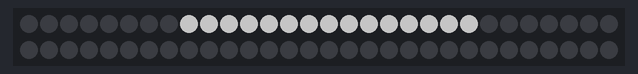
The sketch below on a simulated Arduino Uno, built with avr-gcc and run on an emulated ATmega328P. Parts: 60 RGB LEDs in strip order, left to right, continuing on the next row. Dim RGB values are drawn brighter than linear; what the sketch prints to the serial monitor is not drawn.

Above: at 0.46 s.
At 0.95 s:
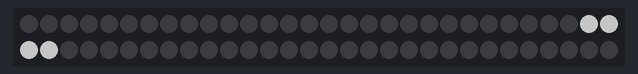

The sketch:

ledstrip.ino
```cpp
#include <SPI.h>
#include <Adafruit_NeoPixel.h>

int delayval = 20; // delay for half a second

int CS = 10;

// How many NeoPixels are attached to the Arduino?
#define NUMPIXELS      60
#define DISPLYAYTYPE 1 // 1 is two 2 is band

int delta = 0;
int leftOrRight = 2; // eft is 1
int intensity = 100;

int ledmin;
int ledmax;
int val;
int prevx = 0, prevy = 0, prevz = 0;

char POWER_CTL = 0x2D;	//Power Control Register
char DATA_FORMAT = 0x31;
char DATAX0 = 0x32;	//X-Axis Data 0
char DATAX1 = 0x33;	//X-Axis Data 1
char DATAY0 = 0x34;	//Y-Axis Data 0
char DATAY1 = 0x35;	//Y-Axis Data 1
char DATAZ0 = 0x36;	//Z-Axis Data 0
char DATAZ1 = 0x37;	//Z-Axis Data 1

//This buffer will hold values read from the ADXL345 registers.
char values[10];
//These variables will be used to hold the x,y and z axis accelerometer values.
int x, y, z;

Adafruit_NeoPixel strip = Adafruit_NeoPixel(60, 9, NEO_GRB + NEO_KHZ800);

void setup() {

  SPI.begin();
  //Configure the SPI connection for the ADXL345.
  SPI.setDataMode(SPI_MODE3);
  //Create a serial connection to display the data on the terminal.
  Serial.begin(9600);

  strip.begin();
  strip.show(); //Init pixels to off

  //Set up the Chip Select pin to be an output from the Arduino.
  pinMode(CS, OUTPUT);
  //Before communication starts, the Chip Select pin needs to be set high.
  digitalWrite(CS, HIGH);

  //Put the ADXL345 into +/- 4G range by writing the value 0x01 to the DATA_FORMAT register.
  writeRegister(DATA_FORMAT, 0x01);
  //Put the ADXL345 into Measurement Mode by writing 0x08 to the POWER_CTL register.
  writeRegister(POWER_CTL, 0x08);  //Measurement mode

}

void loop() {

  readRegister(DATAX0, 6, values);

  //The ADXL345 gives 10-bit acceleration values, but they are stored as bytes (8-bits). To get the full value, two bytes must be combined for each axis.
  //The X value is stored in values[0] and values[1].
  x = (((int)values[1] << 8) | (int)values[0]);
  //The Y value is stored in values[2] and values[3].
  y = (((int)values[3] << 8) | (int)values[2]);
  //The Z value is stored in values[4] and values[5].
  z = (((int)values[5] << 8) | (int)values[4]);


  x = map(x, -300, 500, 0, 255);
  y = map(y, -300, 500, 0, 255);
  z = map(z, -300, 500, 0, 255);
  x = constrain(x, 0, 255);
  y = constrain(y, 0, 255);
  z = constrain(z, 0, 255);
  delta = (abs(prevx - x) + abs(prevy - y) + abs(prevz - z));

  Serial.print("Delta");
  Serial.print(delta);
  Serial.println("");
  if (delta < 15) { // User hasn't moved
    // clearEverything();
  } else {


    Serial.print(x, DEC);
    Serial.print(',');
    Serial.print(y, DEC);
    Serial.print(',');
    Serial.println(z, DEC);
    if (x < 100) {
      leftOrRight = 1;
    } else {
      leftOrRight = 0;
    }
    delay(10);
    if (leftOrRight == 1) {
      ledmin = 9;
      ledmax = 32;
      val = 1;

    } else {
      ledmin = 55;
      ledmax = 32;
      val = -1;
    }
    //clearEverything();
    if (DISPLYAYTYPE == 1) {
      doubleDisplay(leftOrRight);
    }

    if (DISPLYAYTYPE == 2) {
      bandDisplay(leftOrRight);
    }
  }
   prevx = x;
  prevy = y;
  prevz = z;
}

void doubleDisplay(int leftOrRight) {


  if (leftOrRight == 1) {
    for (int i = ledmin; i < ledmax; i = i + val) {
      strip.setPixelColor(i, strip.Color(x, y, z));
      strip.setPixelColor(i - 1, strip.Color(x, y, z));
      strip.show();
      delay(delayval);

    }
    for (int i = ledmin; i < ledmax; i = i + val) {
      strip.setPixelColor(i, strip.Color(0, 0, 0));
      strip.setPixelColor(i - 1, strip.Color(0, 0, 0));
      strip.show();
      delay(delayval);

    }
  } else {
    for (int i = ledmin; i > ledmax; i = i + val) {
      strip.setPixelColor(i, strip.Color(x, y, z));
      strip.setPixelColor(i - 1, strip.Color(x, y, z));
      strip.show();
      delay(delayval);

    }
    for (int i = ledmin; i > ledmax; i = i + val) {
      strip.setPixelColor(i, strip.Color(0, 0, 0));
      strip.setPixelColor(i - 1, strip.Color(0, 0, 0));
      strip.show();
      delay(delayval);

    }
  }
}

void clearEverything() {
  for (int i = 0; i < NUMPIXELS; i++) {
    strip.setPixelColor(i, strip.Color(0, 0, 0));
    strip.show();
  }
}

void bandDisplay(int leftOrRight) {
  if (leftOrRight == 1) {
    for (int i = ledmin; i < ledmax; i = i + val) {
      strip.setPixelColor(i, strip.Color(x, y, z));

    }
  } else {
    for (int i = ledmin; i > ledmax; i = i + val) {
      strip.setPixelColor(i, strip.Color(x, y, z));
    }
  }

  strip.show();

}
//This function will write a value to a register on the ADXL345.
//Parameters:
//  char registerAddress - The register to write a value to
//  char value - The value to be written to the specified register.
void writeRegister(char registerAddress, char value) {
  //Set Chip Select pin low to signal the beginning of an SPI packet.
  digitalWrite(CS, LOW);
  //Transfer the register address over SPI.
  SPI.transfer(registerAddress);
  //Transfer the desired register value over SPI.
  SPI.transfer(value);
  //Set the Chip Select pin high to signal the end of an SPI packet.
  digitalWrite(CS, HIGH);
}

//This function will read a certain number of registers starting from a specified address and store their values in a buffer.
//Parameters:
//  char registerAddress - The register addresse to start the read sequence from.
//  int numBytes - The number of registers that should be read.
//  char * values - A pointer to a buffer where the results of the operation should be stored.
void readRegister(char registerAddress, int numBytes, char * values) {
  //Since we're performing a read operation, the most significant bit of the register address should be set.
  char address = 0x80 | registerAddress;
  //If we're doing a multi-byte read, bit 6 needs to be set as well.
  if (numBytes > 1)address = address | 0x40;

  //Set the Chip select pin low to start an SPI packet.
  digitalWrite(CS, LOW);
  //Transfer the starting register address that needs to be read.
  SPI.transfer(address);
  //Continue to read registers until we've read the number specified, storing the results to the input buffer.
  for (int i = 0; i < numBytes; i++) {
    values[i] = SPI.transfer(0x00);
  }
  //Set the Chips Select pin high to end the SPI packet.
  digitalWrite(CS, HIGH);
}

void accelColor(uint32_t c, uint8_t wait) {
  for (uint16_t i = 0; i < strip.numPixels(); i++) {
    strip.setPixelColor(i, c);
    strip.show();
    delay(wait);
  }
}
```
